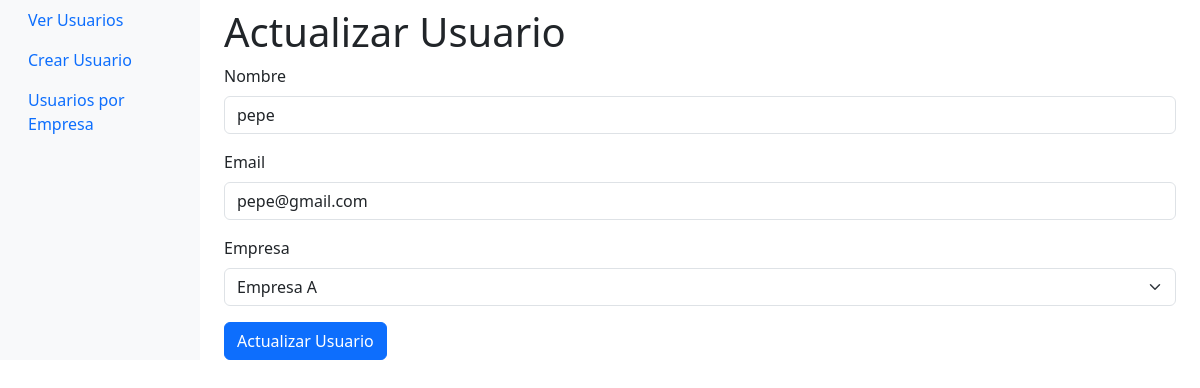
Before: /usuarios/1/update with the older database file.
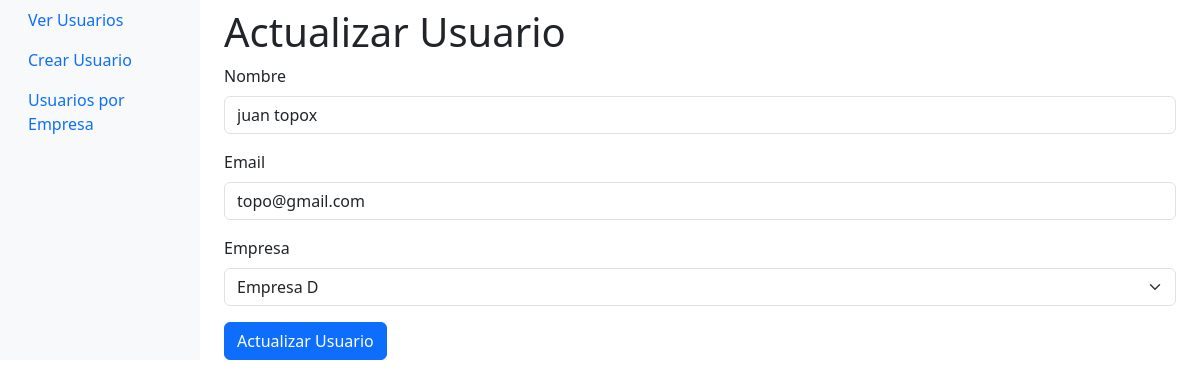
After: the same page with the newer database file.
### api/models.py (models this page shows)
class Usuario(Base):
    __tablename__ = "usuarios"
    id = Column(Integer, primary_key=True, index=True)
    id_fk_empresa = Column(Integer, ForeignKey("empresas.id"))
    nombre = Column(String)
    email = Column(String)
    empresa = relationship("Empresa")

### api/main.py (the view)
@app.get("/usuarios/{usuario_id}/update", response_class=HTMLResponse)
def ver_actualizar_usuario(request: Request, usuario_id: int):
    db = database.SessionLocal()
    db_usuario = crud.leer_usuario(db, usuario_id)
    if db_usuario is None:
        raise HTTPException(status_code=404, detail="Usuario no encontrado")
    return templates.TemplateResponse("update.html", {"request": request, "usuario": db_usuario})

### api/templates/update.html (shortened to what this page needs)
<!DOCTYPE html>
<html lang="en">
<head>
    <link href="https://cdn.jsdelivr.net/npm/bootstrap@5.3.2/dist/css/bootstrap.min.css" rel="stylesheet">
</head>
<body>
    <div class="container-fluid">
        <div class="row">
            <nav id="sidebar" class="col-md-3 col-lg-2 d-md-block bg-light sidebar">
                <div class="position-sticky">
                    <ul class="nav flex-column">
                        <li class="nav-item">
                            <a class="nav-link" href="/">Ver Usuarios</a>
                        </li>
                        <li class="nav-item">
                            <a class="nav-link" href="/usuarios/create">Crear Usuario</a>
                        </li>
                        <li class="nav-item">
                            <a class="nav-link" href="/empresas/1/usuarios">Usuarios por Empresa</a>
                        </li>
                    </ul>
                </div>
            </nav>
            <main class="col-md-9 ms-sm-auto col-lg-10 px-md-4">
                <h1 class="mt-2">Actualizar Usuario</h1>
                <form action="/usuarios/{{ usuario.id }}/update" method="post" enctype="multipart/form-data">
                    <div class="mb-3">
                        <label for="nombre" class="form-label">Nombre</label>
                        <input type="text" class="form-control" id="nombre" name="nombre" value="{{ usuario.nombre }}" required>
                    </div>
                    <div class="mb-3">
                        <label for="email" class="form-label">Email</label>
                        <input type="email" class="form-control" id="email" name="email" value="{{ usuario.email }}" required>
                    </div>
                    <div class="mb-3">
                        <label for="id_fk_empresa" class="form-label">Empresa</label>
                        <select class="form-select" id="id_fk_empresa" name="id_fk_empresa" required>
                            <option value="1" {% if usuario.id_fk_empresa == 1 %}selected{% endif %}>Empresa A</option>
                            <option value="4" {% if usuario.id_fk_empresa == 4 %}selected{% endif %}>Empresa D</option>
                        </select>
                    </div>
                    <button type="submit" class="btn btn-primary">Actualizar Usuario</button>
                </form>
            </main>
        </div>
    </div>
</body>
</html>

Changed rows visible on the page:
changed Usuario: nombre "pepe" → "juan topox"; email "pepe@gmail.com" → "topo@gmail.com"; id_fk_empresa "Empresa A" → "Empresa D"
